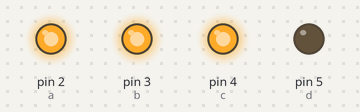
The sketch below on a simulated Arduino Uno, built with avr-gcc and run on an emulated ATmega328P. Parts: output pins drawn as LEDs (lit = HIGH).

Above: at 0.1 s.
Timing chart, 0 to 1.6 s (numbered marks = the images above):
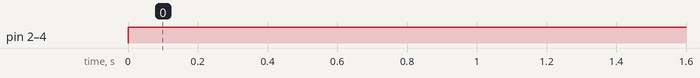

The sketch:

display_digit.ino
```cpp
int d=5,c=4,b=3,a=2;
void setup()
{
  pinMode(a, OUTPUT);
  pinMode(b, OUTPUT);
  pinMode(c, OUTPUT);
  pinMode(d, OUTPUT);
}

void loop()
{
  // My Roll No: 102203167
  // Last digit: '7' = 0111
  digitalWrite(d, LOW);
  digitalWrite(c, HIGH);
  digitalWrite(b, HIGH);
  digitalWrite(a, HIGH);

}
```

Measured:
- by itself, pin 2 (a), pin 3 (b), pin 4 (c): LOW → HIGH at 0.00 s
